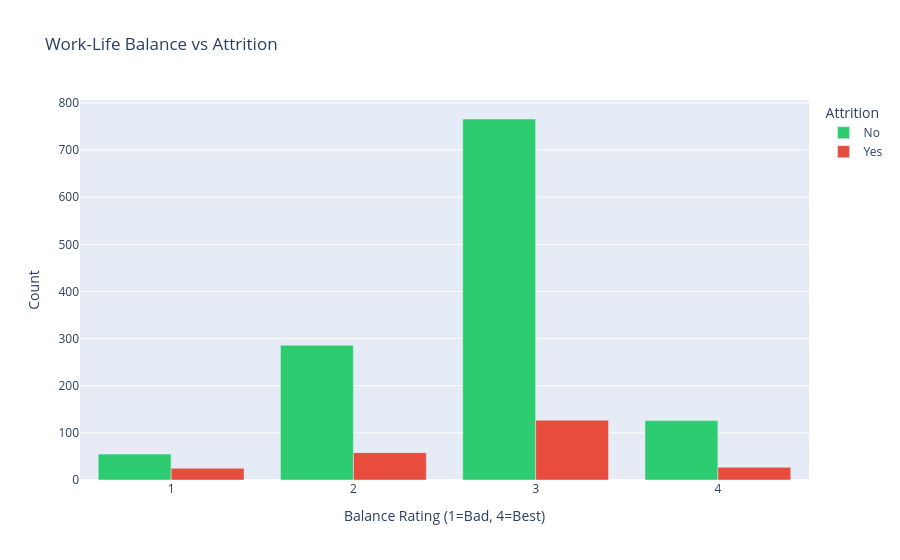

Notebook code cell kept with this figure:
### Markdown cell above
### 4.6 Work-Life Balance vs Attrition

### Code cell
wlb = df_clean.groupby(['WorkLifeBalance', 'Attrition']).size().reset_index(name='Count')
wlb['WorkLifeBalance'] = wlb['WorkLifeBalance'].astype(str)
fig = px.bar(wlb, x='WorkLifeBalance', y='Count', color='Attrition', barmode='group',
             title='Work-Life Balance vs Attrition',
             color_discrete_map={'Yes': '#e74c3c', 'No': '#2ecc71'},
             labels={'WorkLifeBalance': 'Balance Rating (1=Bad, 4=Best)'})
fig.show()

### Figure 1 — Plotly figure (JSON) as saved in the notebook; plotly's stock layout.template omitted (floating-point values rounded to 4 significant figures)
{"data": [{"alignmentgroup": "True", "hovertemplate": "Attrition=No<br>Balance Rating (1=Bad, 4=Best)=%{x}<br>Count=%{y}<extra></extra>", "legendgroup": "No", "marker": {"color": "#2ecc71", "pattern": {"shape": ""}}, "name": "No", "offsetgroup": "No", "orientation": "v", "showlegend": true, "textposition": "auto", "type": "bar", "x": ["1", "2", "3", "4"], "xaxis": "x", "y": [55, 286, 766, 126], "yaxis": "y"}, {"alignmentgroup": "True", "hovertemplate": "Attrition=Yes<br>Balance Rating (1=Bad, 4=Best)=%{x}<br>Count=%{y}<extra></extra>", "legendgroup": "Yes", "marker": {"color": "#e74c3c", "pattern": {"shape": ""}}, "name": "Yes", "offsetgroup": "Yes", "orientation": "v", "showlegend": true, "textposition": "auto", "type": "bar", "x": ["1", "2", "3", "4"], "xaxis": "x", "y": [25, 58, 127, 27], "yaxis": "y"}], "layout": {"barmode": "group", "legend": {"title": {"text": "Attrition"}, "tracegroupgap": 0}, "title": {"text": "Work-Life Balance vs Attrition"}, "xaxis": {"anchor": "y", "domain": [0, 1], "title": {"text": "Balance Rating (1=Bad, 4=Best)"}}, "yaxis": {"anchor": "x", "domain": [0, 1], "title": {"text": "Count"}}}}
